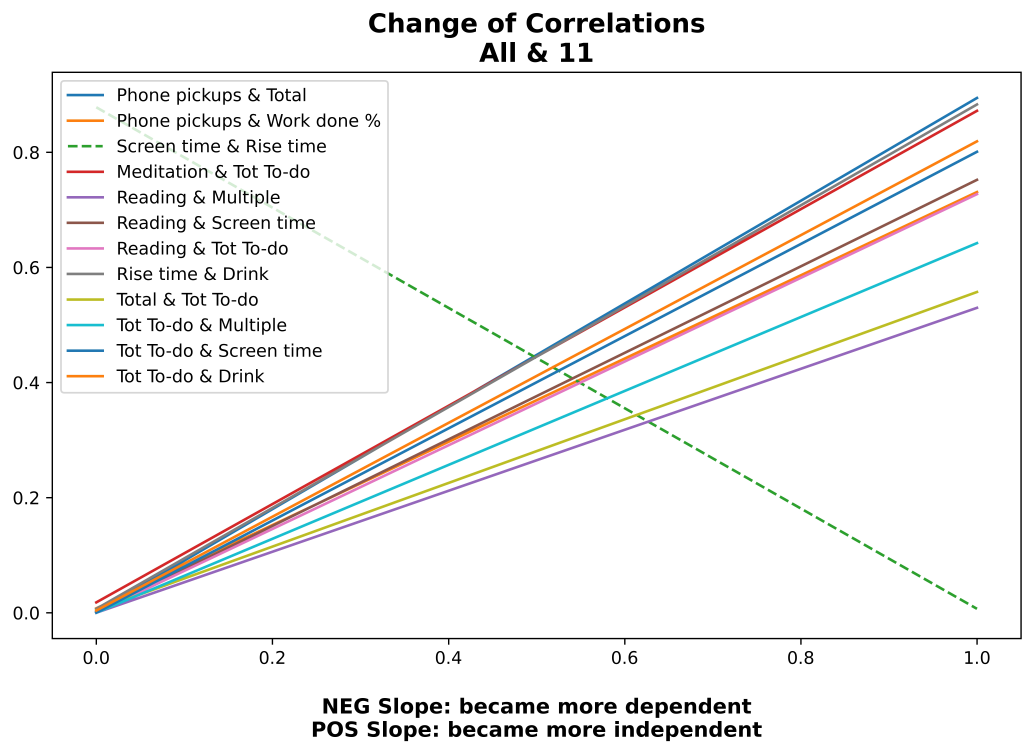
#> input picture progress/jpg files/Monthly Evaluation/Correlation Change.jpg, 8268 x 6029 px (shown at 1/8 size)
$ python -i processCorr.py   (imports and definitions only)
#> lines starting #> are read from the running program, lines starting #| are printed output that depends on the picture
### myPackage/std_risetime.py
# -*- coding: utf-8 -*-
"""
Created on Thu Jun 24 14:14:31 2021

@author: anddy
"""
import datetime


def changed_risetime():


    changed_occurence = {'2021-02-01':32400,
                         '2021-06-24':28800,
                         '2021-12-23':32400,
                         '2021-01-24':28800}


    return changed_occurence


changed_occurence = changed_risetime()

# [30 lines left out: function rise_time_adjustment, not called in this run]


def data_modification(all_dat):

    changes = {'Social':'12/01/2021', 'Tech':'12/01/2021',
               'Satisfaction':'12/01/2021','Mentality':'12/01/2021',
               'Productivity':'12/01/2021'}

    # Since the date are same until productivity var, we can just do it once
    index = all_dat.index[all_dat['Date'] == changes['Social']][0]
    for key in changes.keys():
        all_dat[key] = all_dat[key][index:]
    return all_dat


### myPackage/processCorr.py
# -*- coding: utf-8 -*-
"""
Created on Mon Mar 29 13:38:22 2021

@author: anddy
"""


from scipy.stats import pearsonr
import numpy as np
import sys
sys.path.append('D:\Personal\progress\myPackage')
from matplotlib import pyplot as plt
import std_risetime as srt
import pandas as pd
import math

#%%
# [31 lines left out: functions correlation_test, combine_dataframes, not called in this run]

'''
Correlations of -1 or +1 imply an exact linear relationship.
    Positive correlations imply that as x increases, so does y. Negative
    correlations imply that as x increases, y decreases.
'''


#%%
'''
                                [Correlation Test Setup]
'''

# [31 lines left out: functions DeleteUnnecessaryVar, CorSetUp, not called in this run]

#%%
'''
                                [Pearson's Test]
'''
def PearsonTest(data):

    try:
        data = srt.data_modification(data)
    except:
        pass

    # When input variable is a monthly data, output its month name for visualizations
    if len(data['Total']) < 40:
        try:
            visual_name = 'Month: %s'%(data['Date'].iloc[-1][0:3]).strip('/\"')
        except:
            visual_name = 'Month: %s'%(data['Name'].iloc[-1][0:3]).strip('/\"')
    else:
        visual_name = None

    DeleteUnnecessaryVar(data, 'exclude date')
    names = list(data.keys())
    values = list(data.to_dict('list').values())
    test_results = []
    r = 0
    c = 0

    # Need to rearrange drink data since it always affects the day after.
    # Not the day it was recorded (shift 1)
    data['Drink'] = [0] + list(data['Drink'].iloc[:-1])

    for i in values:
        for j in values:
            try:
                # newly added variables have nan values in them
                if True in np.isnan(i):
                    i = np.array(i)
                    i = list(i[np.isnan(i) == False])

                if True in np.isnan(j):
                    j = np.array(j)
                    j = list(j[np.isnan(j) == False])
            except TypeError:
                pass
            if np.all(i == j):
                pass
            elif type(i[0]) == type('s') or type(j[0]) == type('s'):
                # If the pair is not comparable, pass
                pass
            elif len(i) != len(j):
                # If the lengths are different, modify their lengths to perform correlation test
                if len(i) > len(j):
                    n = len(i)-len(j)
                    test_results.append(correlation_test(i[n:],j,names[c], names[r] ))
                else:
                    n = len(j)-len(i)
                    test_results.append(correlation_test(i,j[n:],names[c], names[r] ))
            else:
                test_results.append(correlation_test(i, j,names[c], names[r] ))

            r += 1
        c +=1
        r = 0

    tests = ''
    for i in test_results:
        i = i.split('\n')
        tests += i[0]+'\n'+i[1]+'\n'+i[2] +'\n'

    test_order = []
    c = 1
    # Arange all the correlation values in order
    for k in test_results:
        test = k.split('\n')
        del test[0], test[-1]
        values = test[-1].split(',')
        p_val = values[1].split('=')
        stat = values[0].split('=')
        test_order.append(test[0])
        test_order.append([p_val[-1], stat[-1]])

    test_dict = {}
    c = 1
    for i in test_order:
        if 'Cor' in i:
            test_dict[i] = test_order[c]
            c += 2

    dep_cor = {}
    for k,v in test_dict.items():
        if float(v[0]) < 0.05 and 'total' not in k:
            dep_cor[k] = v

    output = [dep_cor, test_dict, visual_name]
    return output


#%%
'''
                                [Plot ALL Correlations]
'''
# [85 lines left out: function All_cor_plots, not called in this run]


#%%
'''
                    [Plot Evaluation by Days (Dependent variables)]
'''

# Tests for correlation in data of monthly scope
# [143 lines left out: functions dep_cor_M, DEP_m, not called in this run]


#%%
'''
                [Correlation between 2 specific months]
'''

# [88 lines left out: function correlation_change, not called in this run]


#%%
'''
                [Correlation between Overall & Specific Month]
'''
# [128 lines left out: function correlation_change_overall, not called in this run]

>>> import cv2
>>> picture = cv2.imread('../progress/jpg files/Monthly Evaluation/Correlation Change.jpg', cv2.IMREAD_GRAYSCALE)
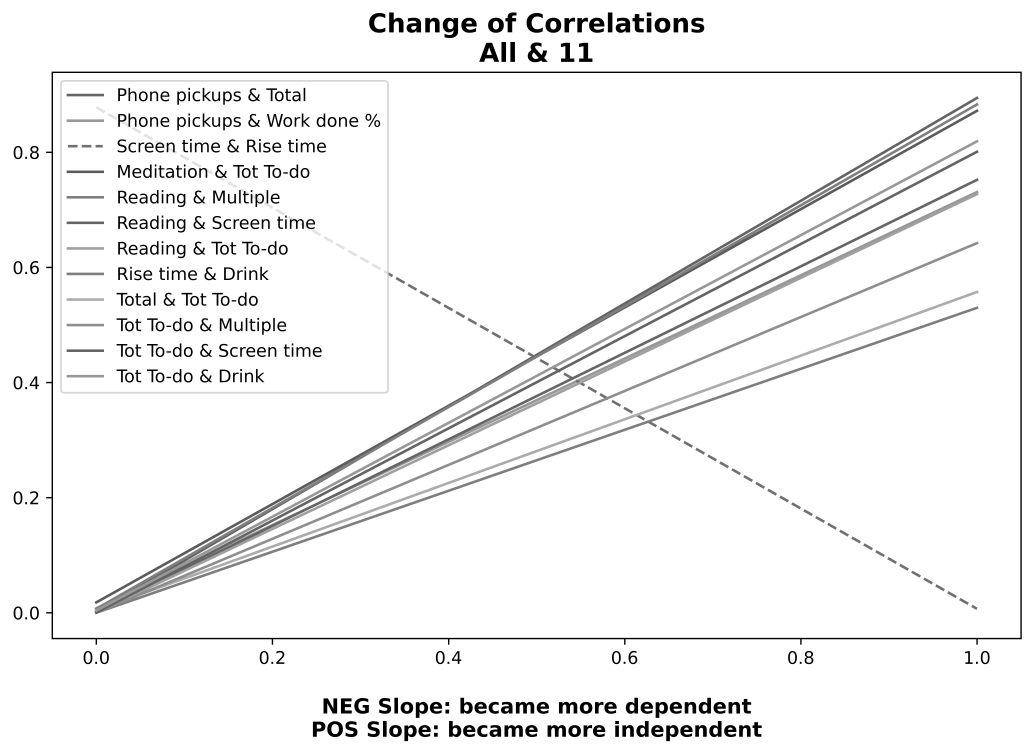
#> picture: shape (6029, 8268) (shown at 1/8 size); min 0, max 255, mean 243.1
#> (the run stopped early here; a loop or call above may not have finished)
